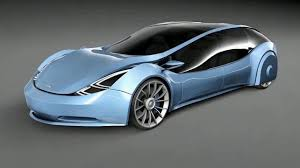
#> input picture images/sample.jpg, 300 x 168 px, found by its file name
$ python day07_histogram_equalization.py
#> lines starting #> are read from the running program, lines starting #| are printed output that depends on the picture
import cv2
import matplotlib.pyplot as plt

# Resmi oku
image = cv2.imread("images/sample.jpg")
#> image is the input picture: shape (168, 300, 3); mean B, G, R 110, 105.2, 96.7

if image is None:
    print("Resim yuklenemedi.")
    exit()

# Gri tona çevir
gray = cv2.cvtColor(image, cv2.COLOR_BGR2GRAY)
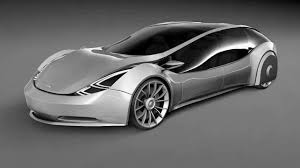
#> gray: shape (168, 300); min 0, max 255, mean 103.2

# Histogram Equalization uygula
equalized = cv2.equalizeHist(gray)
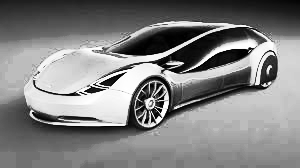
#> equalized: shape (168, 300); min 0, max 255, mean 128.6
#histogram analiz ediliyor , piksel değerleri yeniden dağıtıyor, kontrastı artırıyor

# Orijinal histogram
hist_original = cv2.calcHist(
    [gray],
    [0],
    None,
    [256],
    [0,256]
)
#> hist_original = 256 values, max 1972 at index 108, min 12 at index 253, mean 196.9

# Equalized histogram
hist_equalized = cv2.calcHist(
    [equalized],
    [0],
    None,
    [256],
    [0,256]
)
#> hist_equalized = 256 values, max 1972 at index 131, min 0 at index 34, mean 196.9

# Görüntüleri göster
cv2.imshow("Original Gray", gray)
cv2.imshow("Equalized", equalized)

# Histogramları çiz
plt.figure(figsize=(10,4))

plt.subplot(1,2,1)
plt.title("Original Histogram")
plt.plot(hist_original)
plt.xlim([0,256])

plt.subplot(1,2,2)
plt.title("Equalized Histogram")
plt.plot(hist_equalized)
plt.xlim([0,256])

plt.tight_layout()
plt.show()
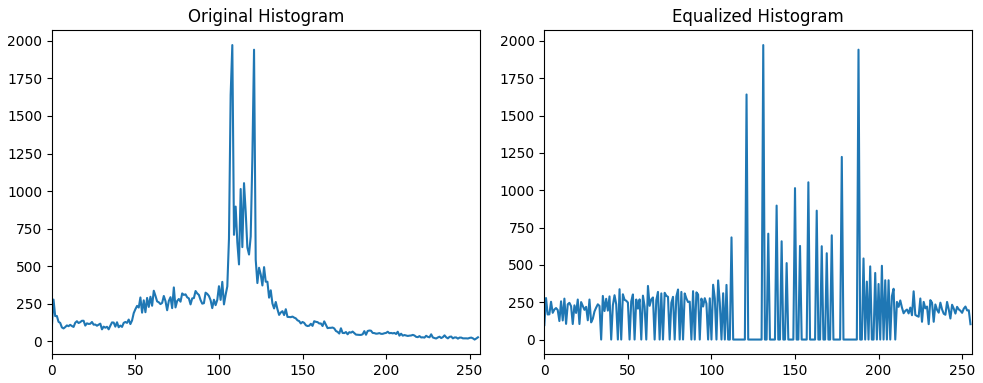
#> figure drawn by matplotlib, 2 panels; panel 1: curve peaks at x = 108, y = 1972; panel 2: curve peaks at x = 131, y = 1972

cv2.waitKey(0)
cv2.destroyAllWindows()

'''Histogram Equalization yöntemi ile görüntünün kontrastı artırıldı.
cv2.equalizeHist() fonksiyonu kullanılarak piksel değerleri tüm parlaklık
aralığına daha dengeli dağıtıldı. Böylece görüntüdeki detaylar daha belirgin
hale geldi ve histogram daha geniş bir yoğunluk dağılımı gösterdi.'''

$ run again, with images/face.jpg copied over images/sample.jpg
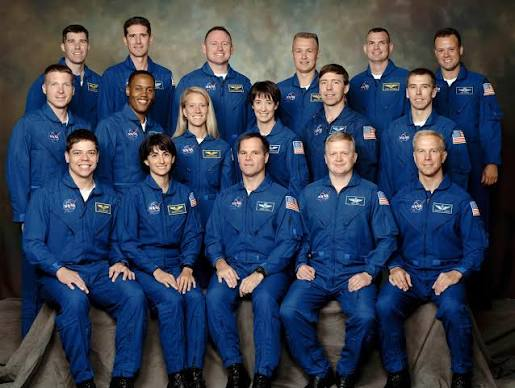
#> input picture images/face.jpg, 515 x 388 px, found by its file name
#> image is the input picture: shape (388, 515, 3); mean B, G, R 83.6, 63.5, 52.6
#> `equalized = cv2.equalizeHist(gray)`:
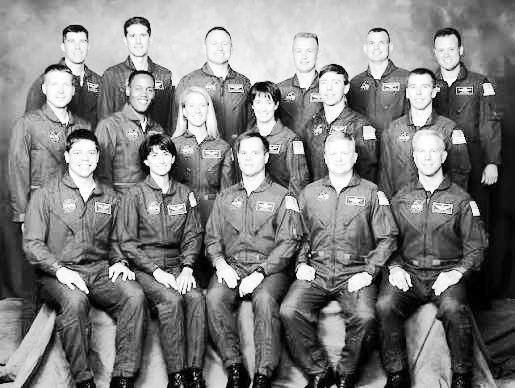
#> equalized: shape (388, 515); min 0, max 255, mean 128
#> hist_original = 256 values, max 2640 at index 44, min 4 at index 250, mean 780.5
#> hist_equalized = 256 values, max 2640 at index 109, min 0 at index 1, mean 780.5
#> `plt.show()`:
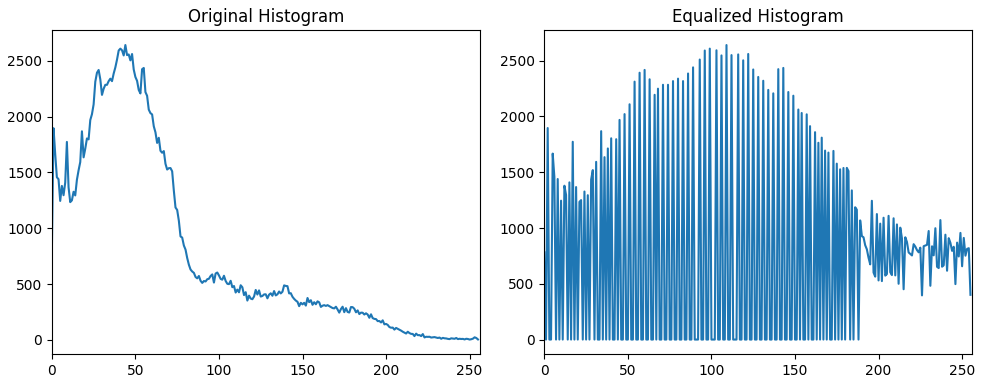
#> figure drawn by matplotlib, 2 panels; panel 1: curve peaks at x = 44, y = 2640; panel 2: curve peaks at x = 109, y = 2640
